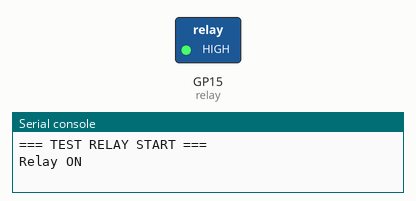
A program run on a simulated Raspberry Pi Pico running MicroPython. On the bench: switched loads named in the program (green lamp = pin HIGH), the last lines printed to the serial console.

Above: at 1.0 s.
At 3.0 s:
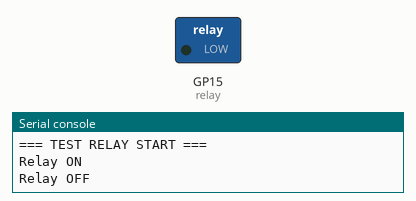
Timing chart, 0 to 5.2 s (numbered marks = the images above):
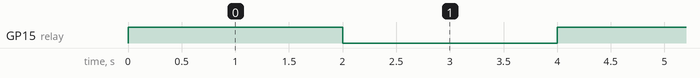

Measured:
- by itself, GP15 (relay): alternates HIGH for 2.0 s and LOW for 2.0 s

The program:

relay_test.py
```python
from machine import Pin
from time import sleep

# Pin relay (sesuaikan jika beda)
relay = Pin(15, Pin.OUT)

print("=== TEST RELAY START ===")

while True:
    print("Relay ON")
    relay.value(1)   # Aktifkan relay
    sleep(2)

    print("Relay OFF")
    relay.value(0)   # Matikan relay
    sleep(2)
```
